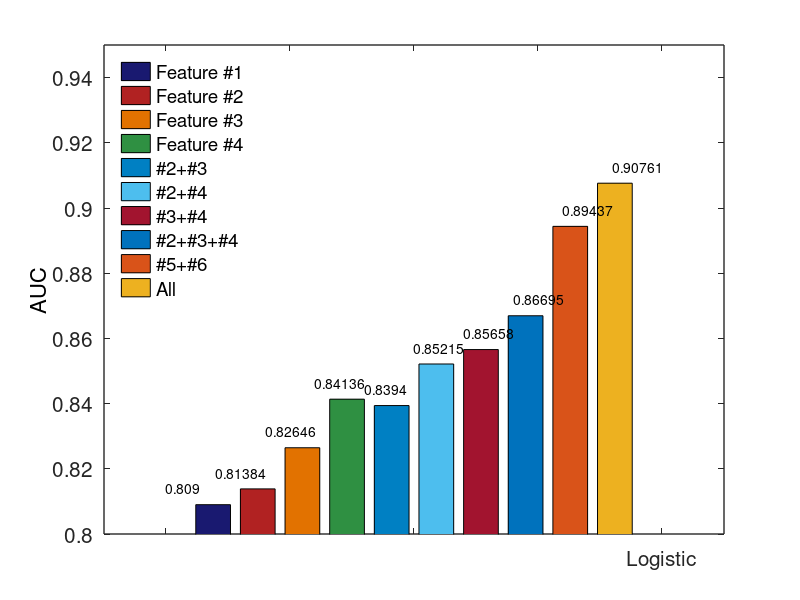

Reproduce this figure in MATLAB. (Note: this script raises an error after producing the figure.)
%% =====================================================================
% settings
LINE_WIDTH = 1.5;
MAKRER_SIZE = 10;

LINE_COLOR_2 = [178 34 34]./[256];
LINE_COLOR_1 = [25 25 112 ]./[256];
LINE_COLOR_3 =[227 114 0]./[256];
LINE_COLOR_4 = [47 145 66]./[256];
LINE_COLOR_5 = [128 0 255]./[256];
LINE_COLOR_6 = [0 128  196]./[256];

MARKER_1 = 'square'
MARKER_2 = '^'
MARKER_3 = 'diamond'
MARKER_4 = 'v'
MARKER_5 = 'o'

% font
FONT_SIZE_LEGEND = 13;
FONT_SIZE_AXIS = 15;
FONT_SIZE_LABEL = 16;
FONT_SIZE_TITLE = 18;

% axis
LINE_WIDTH_AXIS = 1;
LABEL_X = 'NA';
LABEL_Y = 'AUC';
LABEL_TITLE = '';
FLAG_GRID_Y = 'off';

% legend
LEGEND_TEXT_1 = '{\it\varsigma}_0=0.3';
LEGEND_TEXT_2 = '{\it\varsigma}_0=0.5';
LEGEND_TEXT_3 = '{\it\varsigma}_0=0.7';
LEGEND_TEXT_4 = '{\it\varsigma}_0=0.9';
LEGEND_POSITION = 4;

%% =====================================================================


%X = [1,2,3,4,5,6]

Y = [0.809 0.81384 0.82646 0.84136 0.83940 0.85215 0.85658 0.86695 0.89437 0.90761 ;0 0 0 0 0 0 0 0 0 0];


%E = [2 2;2 2; 3 2; 4 2; 4 3;4 3]./200





%% =====================================================================
% create a new figure window
fig = figure();
set(fig, 'Position', [1 1 640 480]);
hold on;
h = bar(Y);
set(h(1),'facecolor',LINE_COLOR_1) 
set(h(2),'facecolor',LINE_COLOR_2) 
set(h(3),'facecolor',LINE_COLOR_3) 
set(h(4),'facecolor',LINE_COLOR_4) 
set(h(5),'facecolor',LINE_COLOR_6)






for i=1:10
  text(0.6+(i-1)*0.08,Y(1,i)+0.005,num2str(Y(1,i))) ;
end



%% =====================================================================
% conigure legend
hL= legend('Feature #1','Feature #2','Feature #3','Feature #4','#2+#3','#2+#4','#3+#4','#2+#3+#4', '#5+#6','All','location','northwest')
legend(hL, 'boxoff');


%% =====================================================================
% configure axis

axis([0.5,1.5,0.8,0.95])

hA = gca;
set(hA, 'FontSize', FONT_SIZE_AXIS);
set(hA, 'LineWidth', LINE_WIDTH_AXIS);
set(hA, 'YGrid', FLAG_GRID_Y);
% set(hA, 'Color', [1,0,1]); % background
% set(hA, 'XColor', [1,1,0]);
% set(hA, 'YColor', [1,0,1]);

% set(hA, 'XTickLabel',{'one';'two';'three'});
set(gca,'XTickLabel',{'','','',' ','Logistic', '',''})
%hX = xlabel(LABEL_X);
hY = ylabel(LABEL_Y);
%set(hX, 'FontSize', FONT_SIZE_LABEL);
%set(hX, 'Color', 'k');
set(hY, 'FontSize', FONT_SIZE_LABEL);
set(hY, 'Color', 'k');


hT = title(LABEL_TITLE);
set(hT, 'FontSize', FONT_SIZE_TITLE);

box on;
hold off;
export_fig feature -eps -transparent;

%% =====================================================================
% end
